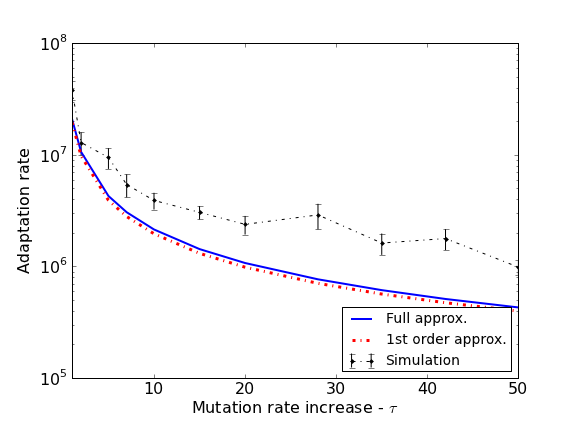
#> input picture manuscript/analytic_simulation_comparison_SIM_U_0.0004_s_0.05_logN_6.png, 576 x 432 px; its folder holds 4 pictures in this run
$ python greyscale_plots.py   (Python 2 division)
#> lines starting #> are read from the running program, lines starting #| are printed output that depends on the picture
from PIL import Image
import glob
import sys

def to_greyscale(full_filename):
	prefix = full_filename[:-4]
	postfix = full_filename[-4:]
	Image.open(full_filename).convert('L').save(prefix+"_gray"+postfix)
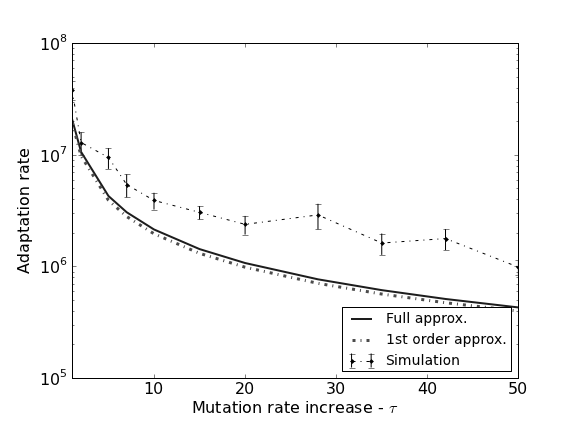
#> saved as analytic_simulation_comparison_SIM_U_0.0004_s_0.05_logN_6_gray.png: PIL image 576x432 L; min 0, max 255, mean 248.5
#> pass 3 of the loop `for filename in glob.glob("*.png"):`:
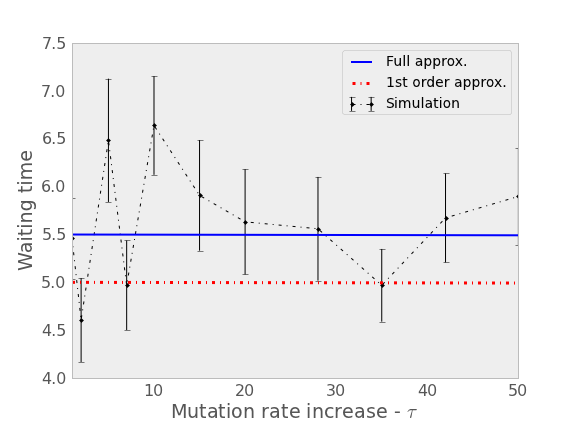
#> input picture manuscript/analytic_simulation_comparison_fixation_SIM_U_0.0004_s_0.05_logN_6.png, 576 x 432 px
#> in to_greyscale (call 3), `Image.open(full_filename).convert('L').save(prefix+"_gray"+postfix)`:
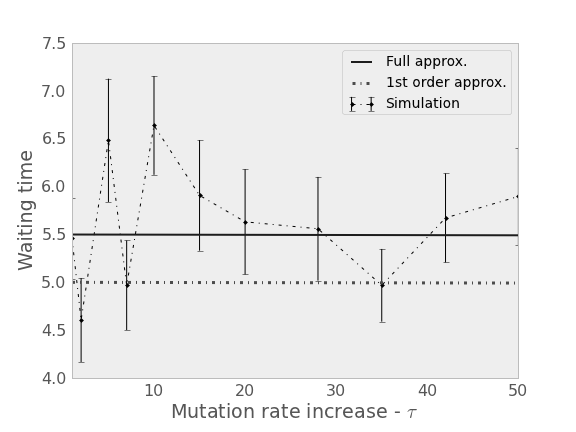
#> saved as analytic_simulation_comparison_fixation_SIM_U_0.0004_s_0.05_logN_6_gray.png: PIL image 576x432 L; min 0, max 255, mean 239.7
#> the loop made 4 passes; the first 3 are shown

if __name__ == '__main__':
	if len(sys.argv) > 1:
	    filename = sys.argv[1]
	    to_greyscale(filename)
	else:
	    for filename in glob.glob("*.png"):
	            print filename
	            to_greyscale(filename)
